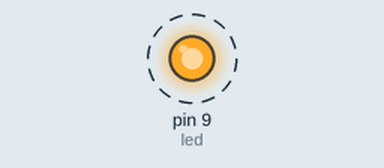
This sketch was run on a simulated Arduino Uno, built with avr-gcc and run on an emulated ATmega328P. Parts: output pins drawn as LEDs (lit = HIGH). Dashed ring = blinking.

Above: at 0.05 s.
Timing chart, 0 to 3.0 s (numbered marks = the images above):
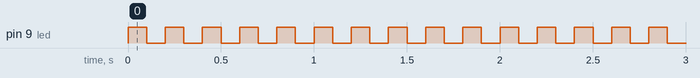

The sketch:

led_blink.ino
```cpp
//YouTube|Tech at Home

int led=9;
void setup()
{
 //pinMode(pin,mode);
 pinMode(9,OUTPUT);

}

void loop()
{
  digitalWrite(led,HIGH);
  delay(100);
  digitalWrite(led,LOW);
  delay(100);

 }
```

Measured:
- by itself, pin 9 (led): alternates HIGH for 0.10 s and LOW for 0.10 s
